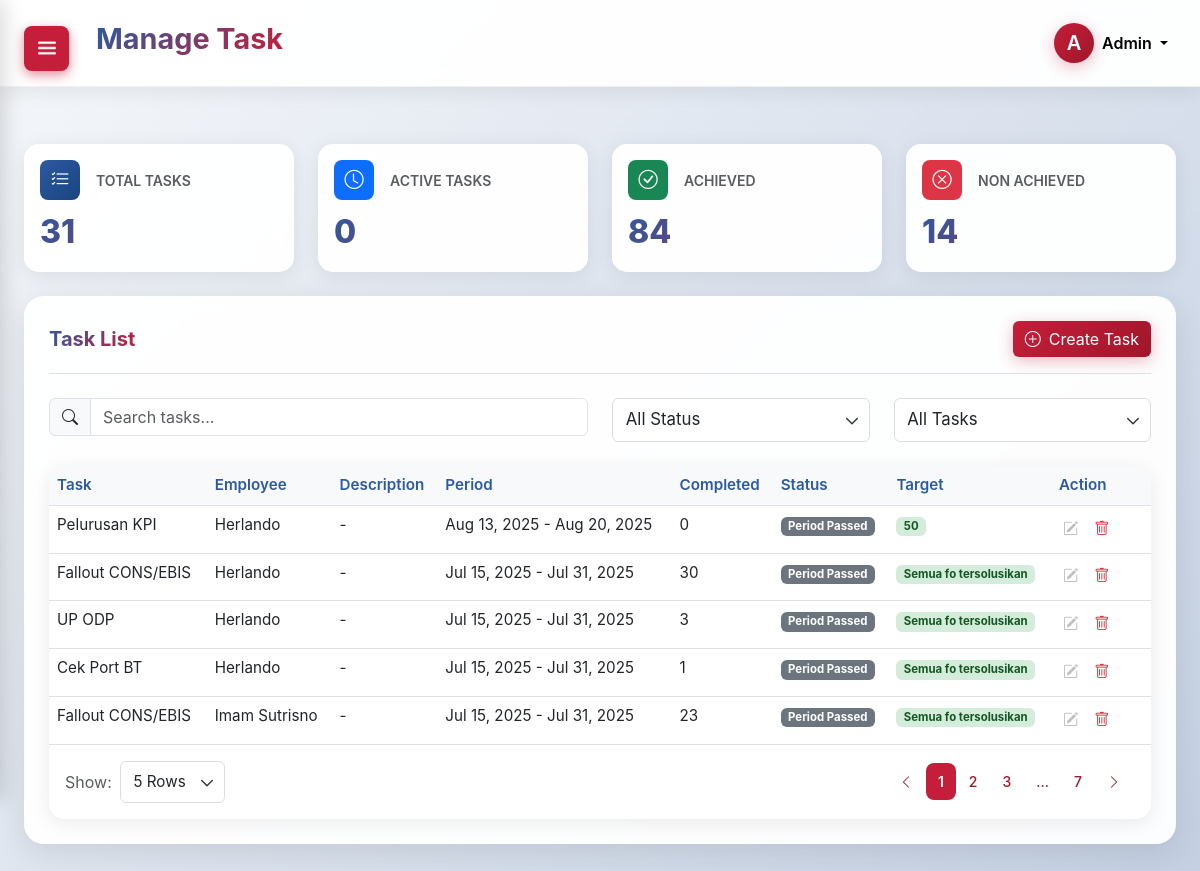
/admin/managetask.php (signed in), run on the app's committed database.
### tables this page shows
CREATE TABLE `user_tasks` (
  `id` int NOT NULL,
  `user_id` int NOT NULL,
  `task_id` int NOT NULL,
  `task_type` enum('numeric','textual') NOT NULL DEFAULT 'numeric',
  `start_date` date NOT NULL,
  `end_date` date NOT NULL,
  `description` varchar(255) DEFAULT NULL,
  `target_int` int DEFAULT NULL,
  `target_str` varchar(255) DEFAULT NULL,
  `progress_int` int DEFAULT '0',
  `total_completed` int DEFAULT '0',
  `status` enum('In Progress','Achieved','Non Achieved') DEFAULT 'In Progress',
  `created_at` timestamp NULL DEFAULT CURRENT_TIMESTAMP,
  `updated_at` timestamp NULL DEFAULT CURRENT_TIMESTAMP ON UPDATE CURRENT_TIMESTAMP
);

CREATE TABLE `tasks` (
  `id` int NOT NULL,
  `name` varchar(255) NOT NULL,
  `created_at` timestamp NULL DEFAULT CURRENT_TIMESTAMP,
  `updated_at` timestamp NULL DEFAULT CURRENT_TIMESTAMP ON UPDATE CURRENT_TIMESTAMP
);

CREATE TABLE `users` (
  `id` int NOT NULL,
  `name` varchar(100) NOT NULL,
  `nik` varchar(20) NOT NULL,
  `phone` varchar(20) DEFAULT NULL,
  `email` varchar(100) NOT NULL,
  `gender` enum('male','female') DEFAULT NULL,
  `profile_photo` varchar(255) DEFAULT NULL,
  `status` enum('Active','Inactive') DEFAULT 'Active',
  `password` varchar(255) NOT NULL,
  `role` enum('admin','manager','employee') DEFAULT 'employee',
  `created_at` timestamp NULL DEFAULT CURRENT_TIMESTAMP,
  `updated_at` timestamp NULL DEFAULT CURRENT_TIMESTAMP ON UPDATE CURRENT_TIMESTAMP
);

### admin/managetask.php (the view, shortened to what this page needs)
<?php
require_once '../config.php';
$sql = "SELECT ut.*, u.name as user_name, t.name as task_name,
        (SELECT ta.status
         FROM task_achievements ta
         WHERE ta.user_task_id = ut.id
         ORDER BY ta.created_at DESC
         LIMIT 1) as last_status,
        (SELECT ta.work_orders_completed
         FROM task_achievements ta
         WHERE ta.user_task_id = ut.id
         ORDER BY ta.created_at DESC
         LIMIT 1) as last_work_orders_completed
        FROM user_tasks ut
        JOIN users u ON ut.user_id = u.id
        JOIN tasks t ON ut.task_id = t.id
        ORDER BY ut.created_at DESC";
$result = mysqli_query($conn, $sql);
$tasks = [];
if ($result) {
    while ($row = mysqli_fetch_assoc($result)) {
        $tasks[] = $row;
    }
}
$resultTotalTasks = mysqli_query($conn, "SELECT COUNT(*) AS total FROM user_tasks");
$rowTotalTasks = mysqli_fetch_assoc($resultTotalTasks);
$total_tasks = $rowTotalTasks['total'];
$resultActiveTasks = mysqli_query($conn, "SELECT COUNT(*) AS total
FROM user_tasks ut
WHERE CURDATE() >= ut.start_date
AND CURDATE() <= ut.end_date");
$rowActiveTasks = mysqli_fetch_assoc($resultActiveTasks);
$active_tasks = $rowActiveTasks['total'];
$resultAchievedTasks = mysqli_query($conn, "SELECT COUNT(*) AS total
FROM task_achievements ta
JOIN user_tasks ut ON ta.user_task_id = ut.id
WHERE ta.status = 'Achieved'");
$rowAchievedTasks = mysqli_fetch_assoc($resultAchievedTasks);
$achieved_tasks = $rowAchievedTasks['total'];
$resultNonAchievedTasks = mysqli_query($conn, "SELECT COUNT(*) AS total
FROM task_achievements ta
JOIN user_tasks ut ON ta.user_task_id = ut.id
WHERE ta.status = 'Non Achieved'");
$rowNonAchievedTasks = mysqli_fetch_assoc($resultNonAchievedTasks);
$non_achieved_tasks = $rowNonAchievedTasks['total'];
?>
<!DOCTYPE html>
<html lang="id">
<head>
    <link href="https://cdnjs.cloudflare.com/ajax/libs/bootstrap/5.3.2/css/bootstrap.min.css" rel="stylesheet">
    <link href="https://cdnjs.cloudflare.com/ajax/libs/bootstrap-icons/1.11.1/font/bootstrap-icons.min.css" rel="stylesheet">
    <link href="https://cdnjs.cloudflare.com/ajax/libs/bootstrap/5.3.0/css/bootstrap.min.css" rel="stylesheet">
    <link rel="stylesheet" href="../css/admin/style-managetask.css" />
    </head>
<body>
  <button class="toggle-burger" id="burgerBtn" onclick="toggleSidebar()">
        <img src="burger.png" alt="Menu" />
    </button>
  <div class="dashboard-container">
    <main class="main-content" id="mainContent">
      <header class="header">
        <div>
          <h1 class="header-title">Manage Task</h1>
        </div>
        <div class="d-flex align-items-center">
            <div class="dropdown">
                <button class="btn btn-link dropdown-toggle text-decoration-none d-flex align-items-center" type="button" data-bs-toggle="dropdown" aria-expanded="false">
                    <div class="user-avatar rounded-circle d-flex align-items-center justify-content-center me-2" style="width: 40px; height: 40px; font-size: 1.25rem; font-weight: 600; background-color: #b02a37; color: #fff;">A</div>
                    <span class="fw-semibold" style= "color: #000000;">Admin</span>
                </button>
            </div>
        </div>
    </header>
        <div class="container-fluid p-4">
            <div class="row g-4 mb-4">
                <div class="col-md-6 col-xl-3">
                    <div class="stats-card p-3">
                        <div class="d-flex align-items-center mb-2">
                            <div class="stats-icon stats-icon-total-task text-white rounded-3 p-2 me-3">
                                <i class="bi bi-list-check"></i>
                            </div>
                            <small class="text-muted text-uppercase fw-semibold">Total Tasks</small>
                        </div>
                        <div class="stats-value" id="totalCount"><?php echo $total_tasks; ?></div>
                    </div>
                </div>
                <div class="col-md-6 col-xl-3">
                    <div class="stats-card p-3">
                        <div class="d-flex align-items-center mb-2">
                            <div class="stats-icon bg-primary text-white rounded-3 p-2 me-3">
                                <i class="bi bi-clock"></i>
                            </div>
                            <small class="text-muted text-uppercase fw-semibold">Active Tasks</small>
                        </div>
                        <div class="stats-value" id="activeCount"><?php echo $active_tasks; ?></div>
                    </div>
                </div>
                <div class="col-md-6 col-xl-3">
                    <div class="stats-card p-3">
                        <div class="d-flex align-items-center mb-2">
                            <div class="stats-icon bg-success text-white rounded-3 p-2 me-3">
                               <i class="bi bi-check-circle"></i>
                            </div>
                            <small class="text-muted text-uppercase fw-semibold">Achieved</small>
                        </div>
                        <div class="stats-value" id="completedCount"><?php echo $achieved_tasks; ?></div>
                    </div>
                </div>
                <div class="col-md-6 col-xl-3">
                    <div class="stats-card p-3">
                        <div class="d-flex align-items-center mb-2">
                            <div class="stats-icon bg-danger text-white rounded-3 p-2 me-3">
                                <i class="bi bi-x-circle"></i>
                            </div>
                            <small class="text-muted text-uppercase fw-semibold">Non Achieved</small>
                        </div>
                        <div class="stats-value" id="overdueCount"><?php echo $non_achieved_tasks; ?></div>
                    </div>
                </div>
            </div>
            <section class="content-section p-4">
                <div class="d-flex justify-content-between align-items-center mb-4 pb-3 border-bottom">
                    <h2 class="section-title mb-0">Task List</h2>
                    <button class="btn btn-primary" onclick="window.location.href='createtask.php'">
                        <i class="bi bi-plus-circle me-2"></i>Create Task
                    </button>
                </div>
                <div class="row mb-4">
                    <div class="col-md-6">
                        <div class="input-group">
                            <span class="input-group-text">
                                <i class="bi bi-search"></i>
                            </span>
                            <input type="text" class="form-control" placeholder="Search tasks..." id="searchInput">
                        </div>
                    </div>
                    <div class="col-md-3">
                        <select class="form-select" id="statusFilter">
                            <option value="">All Status</option>
                        </select>
                    </div>
                    <div class="col-md-3">
                        <select class="form-select" id="taskNameFilter">
                            <option value="">All Tasks</option>
                        </select>
                    </div>
                </div>
                <div class="table-container">
                    <div class="table-responsive">
                        <table class="table table-hover mb-0" id="taskTable">
                            <thead>
                                <tr>
                                    <th>Task</th>
                                    <th>Employee</th>
                                    <th>Description</th>
                                    <th>Period</th>
                                    <th>Completed</th>
                                    <th>Status</th>
                                    <th>Target</th>
                                    <th width="100">Action</th>
                                </tr>
                            </thead>
                            <tbody>
                                <?php if (count($tasks) > 0): ?>
                                    <?php foreach ($tasks as $task): ?>
                                    <tr>
                                        <td><?php echo htmlspecialchars($task['task_name']); ?></td>
                                        <td><?php echo htmlspecialchars($task['user_name']); ?></td>
                                        <td><?php echo htmlspecialchars($task['description'] ?? '-'); ?></td>
                                        <td>
                                            <?php
                                            if (!empty($task['start_date']) && !empty($task['end_date'])) {
                                                $startFormatted = date('M j, Y', strtotime($task['start_date']));
                                                $endFormatted = date('M j, Y', strtotime($task['end_date']));
                                                echo $startFormatted . ' - ' . $endFormatted;
                                            } else {
                                                echo '-';
                                            }
                                            ?>
                                        </td>
                                        <td>
                                            <?php
                                            if (!empty($task['last_work_orders_completed'])) {
                                                echo htmlspecialchars($task['last_work_orders_completed']);
                                            } else {
                                                echo htmlspecialchars($task['progress_int'] ?? 0);
                                            }
                                            ?>
                                        </td>
                                        <td>
                                            <?php
                                            $currentDate = date('Y-m-d');
                                            $taskEndDate = date('Y-m-d', strtotime($task['end_date']));
                                            $taskStartDate = date('Y-m-d', strtotime($task['start_date']));
                                            $isPeriodEnded = ($currentDate > $taskEndDate);
                                            $isNotYetActive = ($currentDate < $taskStartDate);
                                            $actualStatus = 'Not Yet Reported';
                                            $status_class = 'status-progress';
                                            if ($isNotYetActive) {
                                                $actualStatus = 'Not Yet Active';
                                                $status_class = 'status-notyetactive';
                                            } elseif ($isPeriodEnded) {
                                                $actualStatus = 'Period Passed';
                                                $status_class = 'status-passed';
                                            }
                                            ?>
                                            <span class="badge <?php echo $status_class; ?>"><?php echo htmlspecialchars($actualStatus); ?></span>
                                        </td>
                                        <td>
                                            <?php
                                            $task_type = ($task['target_int'] > 0) ? 'numeric' : 'text';
                                            if ($task_type == 'numeric') {
                                                echo '<span class="badge priority-low">' . htmlspecialchars($task['target_int'] ?? '-') . '</span>';
                                            } else {
                                                echo '<span class="badge priority-low">' . htmlspecialchars($task['target_str'] ?? '-') . '</span>';
                                            }
                                            ?>
                                        </td>
                                        <td>
                                            <div class="d-flex gap-2">
                                                <?php if ($actualStatus === 'Period Passed'): ?>
                                                    <button class="action-btn" title="Cannot edit expired task" disabled>
                                                        <i class="bi bi-pencil-square text-muted"></i>
                                                    </button>
                                                <?php else: ?>
                                                    <button class="action-btn" title="Edit" onclick="window.location.href='edittask.php?id=<?php echo $task['id']; ?>'">
                                                        <i class="bi bi-pencil-square text-primary"></i>
                                                    </button>
                                                <?php endif; ?>
                                                <button class="action-btn" title="Delete" onclick="showDeleteModal(<?php echo $task['id']; ?>, '<?php echo addslashes($task['task_name'] . ' - ' . $task['user_name']); ?>')">
                                                    <i class="bi bi-trash text-danger"></i>
                                                </button>
                                            </div>
                                        </td>
                                    </tr>
                                    <?php endforeach; ?>
                                <?php endif; ?>
                            </tbody>
                        </table>
                    </div>
                    <div class="d-flex justify-content-between align-items-center mt-3 px-3 pb-3">
                        <div class="d-flex align-items-center">
                            <label for="rowsPerPageSelect" class="me-2 text-muted">Show:</label>
                            <select id="rowsPerPageSelect" class="form-select w-auto">
                                <option value="5" selected>5 Rows</option>
                            </select>
                        </div>
                        <nav aria-label="Table pagination">
                            <ul class="pagination custom-pagination mb-0" id="pagination"></ul>
                        </nav>
                    </div>
                </div>
                </div>
        </div>
</body>
</html>

### data on the page
user_tasks: task.name "Pelurusan KPI", user.name "Herlando", description "-", start_date "Aug 13, 2025", end_date "Aug 20, 2025", progress_int "0", actualStatus "Period Passed", target_int "50"
user_tasks: task.name "Fallout CONS/EBIS", user.name "Herlando", description "-", start_date "Jul 15, 2025", end_date "Jul 31, 2025", last_work_orders_completed "30", actualStatus "Period Passed", target_str "Semua fo tersolusikan"
user_tasks: task.name "UP ODP", user.name "Herlando", description "-", start_date "Jul 15, 2025", end_date "Jul 31, 2025", last_work_orders_completed "3", actualStatus "Period Passed", target_str "Semua fo tersolusikan"
user_tasks: task.name "Cek Port BT", user.name "Herlando", description "-", start_date "Jul 15, 2025", end_date "Jul 31, 2025", last_work_orders_completed "1", actualStatus "Period Passed", target_str "Semua fo tersolusikan"
user_tasks: task.name "Fallout CONS/EBIS", user.name "Imam Sutrisno", description "-", start_date "Jul 15, 2025", end_date "Jul 31, 2025", last_work_orders_completed "23", actualStatus "Period Passed", target_str "Semua fo tersolusikan"

### other printed values
$total_tasks "31"
$active_tasks "0"
$achieved_tasks "84"
$non_achieved_tasks "14"
